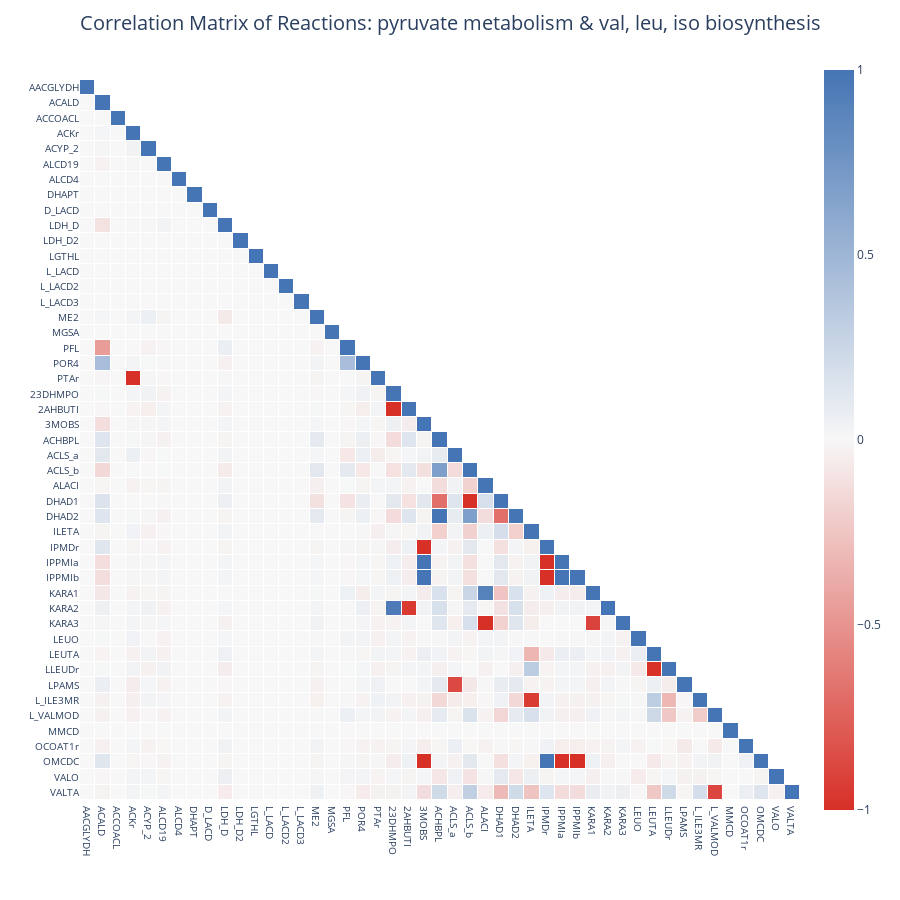

Notebook cell for this chart:
### Code cell
subsys1 = 'Pyruvate metabolism' ; subsys2 = 'Valine, leucine, and isoleucine metabolism'
cor_matrix, cor_dict = correlated_reactions(
    samples   = no_lac_ox_opt50_clip,
    reactions = rxns_per_subsystem[subsys1] + rxns_per_subsystem[subsys2],
    subsystem = "pyruvate metabolism & val, leu, iso biosynthesis",
    outfile   = "opt50"
)

### Figure 1 — Plotly figure (JSON) as saved in the notebook; plotly's stock layout.template omitted (floating-point values rounded to 4 significant figures; data arrays with more than 128 entries replaced by an {"elided": "..."} marker saying what was removed)
{"data": [{"coloraxis": "coloraxis", "hoverongaps": false, "hovertemplate": "x: %{x}<br>y: %{y}<br>color: %{z}<extra></extra>", "name": "0", "type": "heatmap", "x": ["AACGLYDH", "ACALD", "ACCOACL", "ACKr", "ACYP_2", "ALCD19", "ALCD4", "DHAPT", "D_LACD", "LDH_D", "LDH_D2", "LGTHL", "L_LACD", "L_LACD2", "L_LACD3", "ME2", "MGSA", "PFL", "POR4", "PTAr", "23DHMPO", "2AHBUTI", "3MOBS", "ACHBPL", "ACLS_a", "ACLS_b", "ALACI", "DHAD1", "DHAD2", "ILETA", "IPMDr", "IPPMIa", "IPPMIb", "KARA1", "KARA2", "KARA3", "LEUO", "LEUTA", "LLEUDr", "LPAMS", "L_ILE3MR", "L_VALMOD", "MMCD", "OCOAT1r", "OMCDC", "VALO", "VALTA"], "xaxis": "x", "xgap": 1, "y": ["AACGLYDH", "ACALD", "ACCOACL", "ACKr", "ACYP_2", "ALCD19", "ALCD4", "DHAPT", "D_LACD", "LDH_D", "LDH_D2", "LGTHL", "L_LACD", "L_LACD2", "L_LACD3", "ME2", "MGSA", "PFL", "POR4", "PTAr", "23DHMPO", "2AHBUTI", "3MOBS", "ACHBPL", "ACLS_a", "ACLS_b", "ALACI", "DHAD1", "DHAD2", "ILETA", "IPMDr", "IPPMIa", "IPPMIb", "KARA1", "KARA2", "KARA3", "LEUO", "LEUTA", "LLEUDr", "LPAMS", "L_ILE3MR", "L_VALMOD", "MMCD", "OCOAT1r", "OMCDC", "VALO", "VALTA"], "yaxis": "y", "ygap": 1, "z": {"elided": "47x47 float values"}}], "layout": {"coloraxis": {"cmax": 1, "cmin": -1, "colorscale": [[0, "#d73027"], [0.5, "#f7f7f7"], [1, "#4575b4"]]}, "height": 900, "margin": {"t": 60}, "plot_bgcolor": "rgba(0,0,0,0)", "title": {"font": {"size": 20}, "text": "Correlation Matrix of Reactions: pyruvate metabolism & val, leu, iso biosynthesis", "x": 0.5}, "width": 900, "xaxis": {"anchor": "y", "constrain": "domain", "domain": [0, 1], "scaleanchor": "y", "tickfont": {"size": 10}}, "yaxis": {"anchor": "x", "autorange": "reversed", "constrain": "domain", "domain": [0, 1], "tickfont": {"size": 10}}}}
